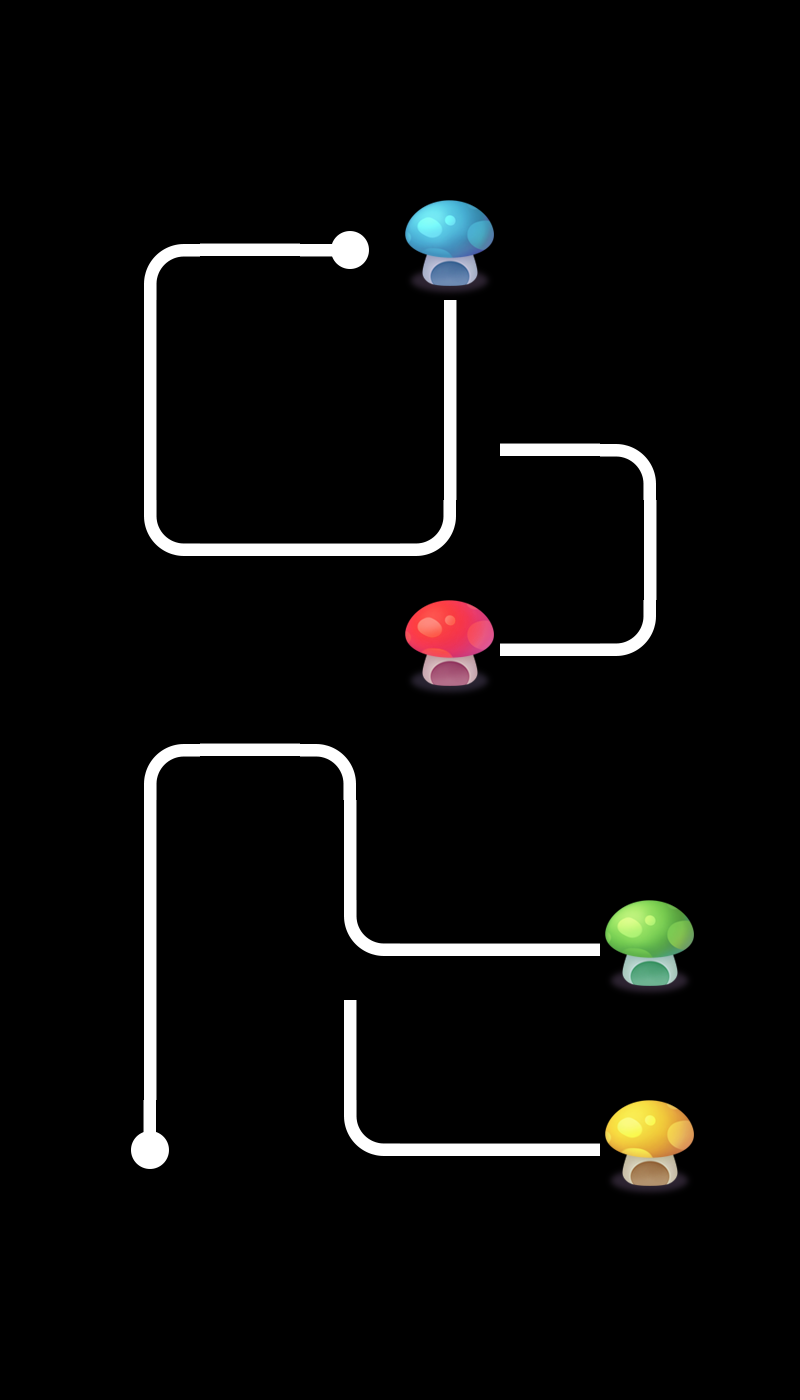

This is a level from a 2D game, rendered from its Tiled map with the project's own tilesets. A one-line summary and the map file follow, with tile-layer data summarised:
An orthogonal 8x14 tile map with 100x100 px tiles, 2 tile layers (layer0, layer1), 2 tilesets and 2 objects.

<map version="1.0" orientation="orthogonal" renderorder="right-down" width="8" height="14" tilewidth="100" tileheight="100" nextobjectid="3">
 <tileset firstgid="1" name="tiled" tilewidth="100" tileheight="100">
  <image source="tiled.png" width="500" height="400" />
 </tileset>
 <tileset firstgid="21" name="tiled" tilewidth="100" tileheight="100">
  <image source="tiled.png" width="500" height="400" />
 </tileset>
 <layer name="layer0" width="8" height="14">
  <data>[112 cells, 18 non-empty, 9 distinct tile ids]</data>
 </layer>
 <layer name="layer1" width="8" height="14">
  <data>[112 cells, 17 non-empty, 8 distinct tile ids]</data>
 </layer>
 <objectgroup name="object1">
  <object id="1" x="418.182" y="421.212" width="60.6061" height="51.5152">
   <properties>
    <property name="id" value="0" />
   </properties>
  </object>
  <object id="2" x="321.212" y="924.242" width="60.6061" height="51.5152">
   <properties>
    <property name="id" value="1" />
   </properties>
  </object>
 </objectgroup>
</map>
